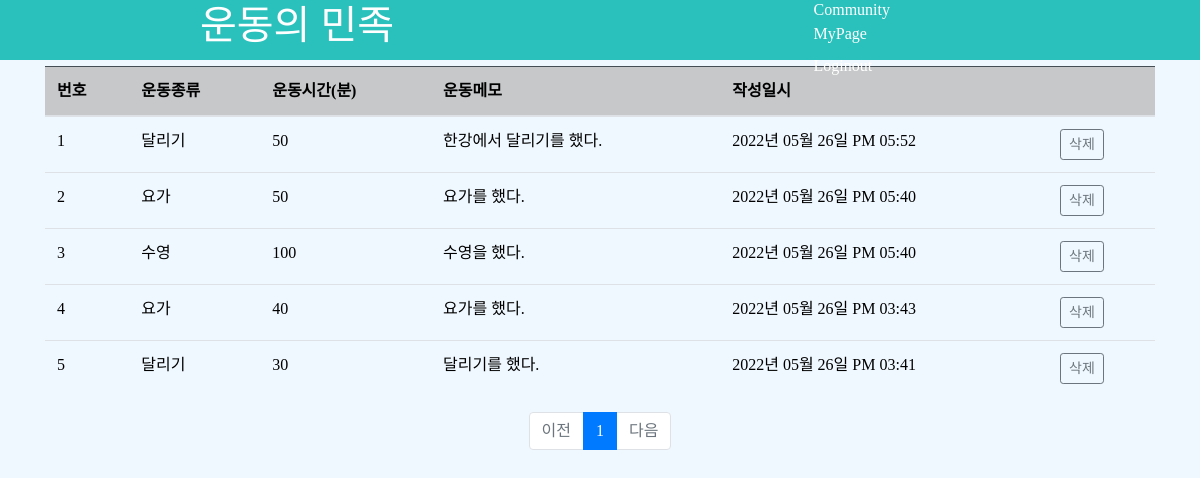
The page /list/exercisedata/ (signed in) on the database its author committed.
### pybo/models.py (models this page shows)
class Exercise_Data(db.Model):
    id = db.Column(db.Integer, primary_key=True)
    exercise_type = db.Column(db.String(200), nullable=False)
    exercise_time = db.Column(db.Integer, nullable=False)
    exercise_note = db.Column(db.Text(), nullable=False)
    create_date = db.Column(db.DateTime(), nullable=False)

### pybo/views/list_views.py (the view)
@bp.route('/exercisedata/')
def exercisedatalist():
    page = request.args.get('page', type=int, default=1)
    exercisedata_list = Exercise_Data.query.order_by(Exercise_Data.create_date.desc())
    exercisedata_list = exercisedata_list.paginate(page, per_page=10)
    return render_template('exercisedata_list.html', exercisedata_list=exercisedata_list)

### pybo/filter.py (called while the page is built)
def format_datetime(value, fmt='%Y년 %m월 %d일 %p %I:%M'):
    return value.strftime(fmt)

### pybo/views/input_views.py (called while the page is built)
@bp.before_app_request
def defalut_health_data():
    check_user_id = session.get('user_id')
    if g.user:
        health_data = Health_Data.query.filter(Health_Data.user_id == check_user_id).all()
        health_data_count = len(health_data)
        if health_data_count == 0:
            defalut_value = Health_Data(height=1, weight=0, body_fat=0, body_muscle=0, create_date=datetime.now(),user=g.user)
            db.session.add(defalut_value)
            db.session.commit()

### pybo/views/main_views.py (called while the page is built)
@bp.before_app_request
def load_logged_in_user():
    user_id = session.get('user_id')
    if user_id is None:
        g.user = None
    else:
        g.user = Signup_Data.query.get(user_id)

### pybo/templates/exercisedata_list.html (shortened to what this page needs)
<!DOCTYPE html>
<html lang="en">
<head>
    <link rel="stylesheet" href="{{url_for('static', filename='bootstrap.min.css')}}">
    <link rel="stylesheet" href="{{url_for('static', filename='index.css')}}">
</head>
<body>
    <div class="header">
        <h1><a href="/">운동의 민족</a></h1>
        <div class="nav">
             {% if g.user %}
				<ul class="navbar-nav">
					<li><a href="#">Community</a></li>
					<li><a href="/input">MyPage</a></li>
					<li class="nav-item ">
					<a class="nav-link" href="{{ url_for('main.logout') }}">{{ g.user.username }} Loginout</a>
					</li>
				</ul>
            {% endif %}
        </div>
    </div>
    <div class="blackinlist"></div>
    <div class="container my-3">
        <table class="table">
            <thead>
            <tr class="table-dark">
                <th>번호</th>
                <th>운동종류</th>
                <th>운동시간(분)</th>
                <th>운동메모</th>
                <th>작성일시</th>
                <th></th>
            </tr>
            </thead>
            <tbody>
            {% if exercisedata_list %}
            {% for exercisedata in exercisedata_list.items %}
            <tr>
                <td>{{ loop.index }}</td>
                <td>{{ exercisedata.exercise_type }}</td>
                <td>{{ exercisedata.exercise_time }}</td>
                <td>{{ exercisedata.exercise_note }}</td>
                <td>{{ exercisedata.create_date|datetime }}</td>
                <td><a href="javascript:void(0)" class="delete btn btn-sm btn-outline-secondary"
               data-uri="{{ url_for('list.delete_exercisedata', exercisedata_id=exercisedata.id) }}">삭제</a></td>
            </tr>
            {% endfor %}
            {% else %}
            <tr>
                <td colspan="3">운동정보가 없습니다.</td>
            </tr>
            {% endif %}
            </tbody>
        </table>
    <ul class="pagination justify-content-center">
        {% if exercisedata_list.has_prev %}
        <li class="page-item">
            <a class="page-link" href="?page={{ exercisedata_list.prev_num }}">이전</a>
        </li>
        {% else %}
        <li class="page-item disabled">
            <a class="page-link" tabindex="-1" aria-disabled="true" href="javascript:void(0)">이전</a>
        </li>
        {% endif %}
        {% for page_num in exercisedata_list.iter_pages() %}
        {% if page_num %}
        {% if page_num != exercisedata_list.page %}
        <li class="page-item">
            <a class="page-link" href="?page={{ page_num }}">{{ page_num }}</a>
        </li>
        {% else %}
        <li class="page-item active" aria-current="page">
            <a class="page-link" href="javascript:void(0)">{{ page_num }}</a>
        </li>
        {% endif %}
        {% else %}
        <li class="disabled">
            <a class="page-link" href="javascript:void(0)">...</a>
        </li>
        {% endif %}
        {% endfor %}
        {% if exercisedata_list.has_next %}
        <li class="page-item">
            <a class="page-link" href="?page={{ exercisedata_list.next_num }}">다음</a>
        </li>
        {% else %}
        <li class="page-item disabled">
            <a class="page-link" tabindex="-1" aria-disabled="true" href="javascript:void(0)">다음</a>
        </li>
        {% endif %}
    </ul>
    </div>
</body>
</html>

### pybo/static/index.css (style rules this page uses)
* { font-family: 'MaplestoryOTFLight'; text-decoration: none; margin: 0px; padding: 0px; color: black; list-style:none; }
body { font-family: 'BMJUA'; background: #F0F8FF; }
.header { width: 100%; height: 60px; margin: 0 auto; display: flex; justify-content: space-between; align-items: center; background: #2ac1bc; padding-left: 200px; position: fixed; z-index: 1; }
.header h1 a { text-decoration: none; color: white; }
.nav { padding-right: 300px; }
.nav ul li { display: inline-block; margin: 0 10px; }
.nav ul li a { text-decoration: none; color: white; }
.blackinlist { width:100%; height:50px; }

### rows shown on the page
Exercise_Data: exercise_type "달리기", exercise_time "50", exercise_note "한강에서 달리기를 했다.", create_date "2022년 05월 26일 PM 05:52"
Exercise_Data: exercise_type "요가", exercise_time "50", exercise_note "요가를 했다.", create_date "2022년 05월 26일 PM 05:40"
Exercise_Data: exercise_type "수영", exercise_time "100", exercise_note "수영을 했다.", create_date "2022년 05월 26일 PM 05:40"
Exercise_Data: exercise_type "요가", exercise_time "40", exercise_note "요가를 했다.", create_date "2022년 05월 26일 PM 03:43"
Exercise_Data: exercise_type "달리기", exercise_time "30", exercise_note "달리기를 했다.", create_date "2022년 05월 26일 PM 03:41"

### other values the page prints
{{ page_num }} "1"
